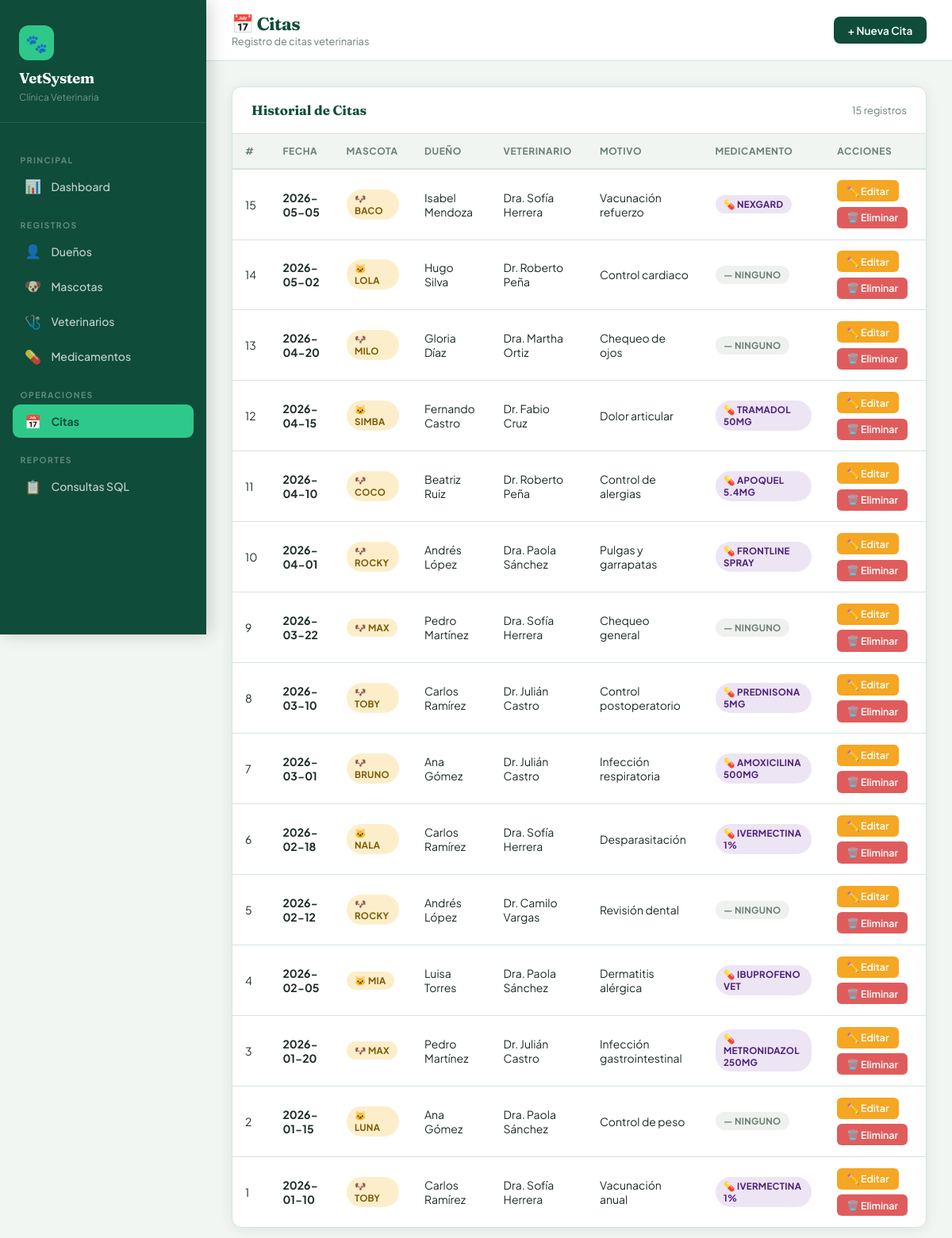
Screenshot of /citas/index.php with the database file from the repository.
### tables this page shows
CREATE TABLE CITA (
  ID_Cita    INT AUTO_INCREMENT PRIMARY KEY,
  Fecha      DATE NOT NULL,
  Motivo     VARCHAR(200),
  ID_Mascota INT NOT NULL,
  ID_Vet     INT NOT NULL,
  ID_Med     INT DEFAULT NULL,
  created_at TIMESTAMP DEFAULT CURRENT_TIMESTAMP,
  CONSTRAINT fk_cita_mascota FOREIGN KEY (ID_Mascota)
    REFERENCES MASCOTA(ID_Mascota) ON DELETE CASCADE ON UPDATE CASCADE,
  CONSTRAINT fk_cita_vet FOREIGN KEY (ID_Vet)
    REFERENCES VETERINARIO(ID_Vet) ON DELETE CASCADE ON UPDATE CASCADE,
  CONSTRAINT fk_cita_med FOREIGN KEY (ID_Med)
    REFERENCES MEDICAMENTO(ID_Med) ON DELETE SET NULL ON UPDATE CASCADE
);

CREATE TABLE MASCOTA (
  ID_Mascota      INT AUTO_INCREMENT PRIMARY KEY,
  Nombre          VARCHAR(80) NOT NULL,
  Especie         VARCHAR(50),
  Raza            VARCHAR(50),
  FechaNacimiento DATE,
  ID_Dueno        INT NOT NULL,
  created_at      TIMESTAMP DEFAULT CURRENT_TIMESTAMP,
  CONSTRAINT fk_mascota_dueno FOREIGN KEY (ID_Dueno)
    REFERENCES DUENO(ID_Dueno) ON DELETE CASCADE ON UPDATE CASCADE
);

CREATE TABLE VETERINARIO (
  ID_Vet       INT AUTO_INCREMENT PRIMARY KEY,
  Nombre       VARCHAR(100) NOT NULL,
  Especialidad VARCHAR(80),
  Horario      VARCHAR(50),
  Telefono     VARCHAR(20),
  NumLicencia  VARCHAR(30) UNIQUE,
  created_at   TIMESTAMP DEFAULT CURRENT_TIMESTAMP
);

CREATE TABLE MEDICAMENTO (
  ID_Med      INT AUTO_INCREMENT PRIMARY KEY,
  Nombre      VARCHAR(100) NOT NULL,
  Dosis       VARCHAR(50),
  Precio      DECIMAL(8,2) DEFAULT 0.00,
  Stock       INT DEFAULT 0,
  Descripcion TEXT,
  created_at  TIMESTAMP DEFAULT CURRENT_TIMESTAMP
);

### citas/index.php (the view, shortened to what this page needs)
<?php
$root = '../';
$conn = getConexion();
$citas = $conn->query("
    SELECT C.ID_Cita, C.Fecha, C.Motivo,
           M.Nombre  AS Mascota,  M.Especie,
           CONCAT(D.Nombre,' ',D.Apellido) AS Dueno,
           V.Nombre  AS Veterinario,
           Med.Nombre AS Medicamento
    FROM CITA C
    JOIN MASCOTA     M   ON C.ID_Mascota = M.ID_Mascota
    JOIN DUENO       D   ON M.ID_Dueno   = D.ID_Dueno
    JOIN VETERINARIO V   ON C.ID_Vet     = V.ID_Vet
    LEFT JOIN MEDICAMENTO Med ON C.ID_Med = Med.ID_Med
    ORDER BY C.Fecha DESC
");
?>
<!DOCTYPE html>
<html lang="es">
<head>
  <link rel="stylesheet" href="<?= $root ?>assets/css/style.css">
</head>
<body>
<?php include $root . 'includes/sidebar.php'; ?>
<div class="main">
  <div class="topbar">
    <div>
      <h1>📅 Citas</h1>
      <div class="breadcrumb">Registro de citas veterinarias</div>
    </div>
    <a href="crear.php" class="btn btn-primary">+ Nueva Cita</a>
  </div>
  <div class="content">
    <div class="card">
      <div class="card-header">
        <h3>Historial de Citas</h3>
        <span style="font-size:.8rem;color:var(--muted);"><?= $citas->num_rows ?> registros</span>
      </div>
      <div class="table-responsive">
        <table>
          <thead>
            <tr>
              <th>#</th><th>Fecha</th><th>Mascota</th><th>Dueño</th>
              <th>Veterinario</th><th>Motivo</th><th>Medicamento</th><th>Acciones</th>
            </tr>
          </thead>
          <tbody>
            <?php while ($c = $citas->fetch_assoc()): ?>
            <tr>
              <td><?= $c['ID_Cita'] ?></td>
              <td><strong><?= $c['Fecha'] ?></strong></td>
              <td>
                <?php
                $emoji = match(strtolower($c['Especie'] ?? '')) {
                    'perro' => '🐶', 'gato' => '🐱', default => '🐾'
                };
                ?>
                <span class="badge badge-amber"><?= $emoji ?> <?= htmlspecialchars($c['Mascota']) ?></span>
              </td>
              <td><?= htmlspecialchars($c['Dueno']) ?></td>
              <td><?= htmlspecialchars($c['Veterinario']) ?></td>
              <td><?= htmlspecialchars($c['Motivo']) ?></td>
              <td>
                <?php if ($c['Medicamento']): ?>
                  <span class="badge badge-purple">💊 <?= htmlspecialchars($c['Medicamento']) ?></span>
                <?php else: ?>
                  <span class="badge badge-gray">— ninguno</span>
                <?php endif; ?>
              </td>
              <td>
                <div class="btn-group">
                  <a href="editar.php?id=<?= $c['ID_Cita'] ?>" class="btn btn-warning btn-sm">✏️ Editar</a>
                  <a href="index.php?eliminar=<?= $c['ID_Cita'] ?>" class="btn btn-danger btn-sm"
                     onclick="return confirm('¿Eliminar esta cita?')">🗑️ Eliminar</a>
                </div>
              </td>
            </tr>
            <?php endwhile; ?>
          </tbody>
        </table>
      </div>
    </div>
  </div>
</div>
</body>
</html>

### assets/css/style.css (style rules this page uses)
:root { --primary: #0f4c3a; --primary-mid: #1a6b52; --accent: #2ec98a; --amber: #f5a623; --danger: #e05c5c; --bg: #f2f6f3; --white: #ffffff; --card: #ffffff; --text: #1c2b25; --muted: #6b7f75; --border: #d6e5dd; --sidebar-w: 260px; --radius: 12px; --shadow: 0 2px 16px rgba(15,76,58,.10); --shadow-md: 0 4px 24px rgba(15,76,58,.16); }
*, *::before, *::after { box-sizing: border-box; margin: 0; padding: 0; }
body { font-family: 'Plus Jakarta Sans', sans-serif; background: var(--bg); color: var(--text); min-height: 100vh; display: flex; }
.main { margin-left: var(--sidebar-w); flex: 1; min-height: 100vh; display: flex; flex-direction: column; }
.topbar { background: var(--white); border-bottom: 1px solid var(--border); padding: 1rem 2rem; display: flex; align-items: center; justify-content: space-between; }
.topbar h1 { font-family: 'Fraunces', serif; font-size: 1.4rem; font-weight: 700; color: var(--primary); letter-spacing: -.5px; }
.topbar .breadcrumb { font-size: .8rem; color: var(--muted); }
.content { padding: 2rem; flex: 1; }
.card { background: var(--card); border-radius: var(--radius); box-shadow: var(--shadow); border: 1px solid var(--border); overflow: hidden; }
.card-header { padding: 1.2rem 1.5rem; border-bottom: 1px solid var(--border); display: flex; align-items: center; justify-content: space-between; gap: 1rem; }
.card-header h3 { font-family: 'Fraunces', serif; font-size: 1.05rem; color: var(--primary); font-weight: 700; }
.table-responsive { overflow-x: auto; }
table { width: 100%; border-collapse: collapse; font-size: .875rem; }
thead tr { background: #f0f5f2; }
thead th { padding: .85rem 1rem; text-align: left; font-weight: 700; font-size: .75rem; letter-spacing: .6px; text-transform: uppercase; color: var(--muted); white-space: nowrap; border-bottom: 2px solid var(--border); }
tbody tr { border-bottom: 1px solid var(--border); transition: background .15s; }
tbody td { padding: .85rem 1rem; color: var(--text); vertical-align: middle; }
tbody tr:last-child { border-bottom: none; }
.btn { display: inline-flex; align-items: center; gap: .4rem; padding: .55rem 1.1rem; border-radius: 8px; font-size: .85rem; font-weight: 600; font-family: inherit; cursor: pointer; border: none; text-decoration: none; transition: all .18s; white-space: nowrap; }
.btn-primary { background: var(--primary); color: #fff; }
.btn-warning { background: var(--amber); color: #fff; }
.btn-danger { background: var(--danger); color: #fff; }
.btn-sm { padding: .35rem .75rem; font-size: .78rem; border-radius: 6px; }
.btn-group { display: flex; gap: .4rem; flex-wrap: wrap; }
.badge { display: inline-flex; align-items: center; padding: .25rem .65rem; border-radius: 20px; font-size: .72rem; font-weight: 700; letter-spacing: .3px; text-transform: uppercase; }
.badge-amber { background: #fdeecb; color: #7a5a00; }
.badge-purple { background: #ede4f4; color: #4a1e7a; }
.badge-gray { background: #eef1ee; color: var(--muted); }

### rows the page displays
cita: ID_Cita "15", Fecha "2026-05-05", ID_Mascota.Especie "🐶", ID_Mascota.Nombre "BACO", Dueno "Isabel Mendoza", ID_Vet.Nombre "Dra. Sofía Herrera", Motivo "Vacunación refuerzo", ID_Med.Nombre "NEXGARD"
cita: ID_Cita "14", Fecha "2026-05-02", ID_Mascota.Especie "🐱", ID_Mascota.Nombre "LOLA", Dueno "Hugo Silva", ID_Vet.Nombre "Dr. Roberto Peña", Motivo "Control cardiaco", shows "— NINGUNO"
cita: ID_Cita "13", Fecha "2026-04-20", ID_Mascota.Especie "🐶", ID_Mascota.Nombre "MILO", Dueno "Gloria Díaz", ID_Vet.Nombre "Dra. Martha Ortiz", Motivo "Chequeo de ojos", shows "— NINGUNO"
cita: ID_Cita "12", Fecha "2026-04-15", ID_Mascota.Especie "🐱", ID_Mascota.Nombre "SIMBA", Dueno "Fernando Castro", ID_Vet.Nombre "Dr. Fabio Cruz", Motivo "Dolor articular", ID_Med.Nombre "TRAMADOL 50MG"
cita: ID_Cita "11", Fecha "2026-04-10", ID_Mascota.Especie "🐶", ID_Mascota.Nombre "COCO", Dueno "Beatriz Ruiz", ID_Vet.Nombre "Dr. Roberto Peña", Motivo "Control de alergias", ID_Med.Nombre "APOQUEL 5.4MG"
cita: ID_Cita "10", Fecha "2026-04-01", ID_Mascota.Especie "🐶", ID_Mascota.Nombre "ROCKY", Dueno "Andrés López", ID_Vet.Nombre "Dra. Paola Sánchez", Motivo "Pulgas y garrapatas", ID_Med.Nombre "FRONTLINE SPRAY"
cita: ID_Cita "9", Fecha "2026-03-22", ID_Mascota.Especie "🐶", ID_Mascota.Nombre "MAX", Dueno "Pedro Martínez", ID_Vet.Nombre "Dra. Sofía Herrera", Motivo "Chequeo general", shows "— NINGUNO"
cita: ID_Cita "8", Fecha "2026-03-10", ID_Mascota.Especie "🐶", ID_Mascota.Nombre "TOBY", Dueno "Carlos Ramírez", ID_Vet.Nombre "Dr. Julián Castro", Motivo "Control postoperatorio", ID_Med.Nombre "PREDNISONA 5MG"
cita: ID_Cita "7", Fecha "2026-03-01", ID_Mascota.Especie "🐶", ID_Mascota.Nombre "BRUNO", Dueno "Ana Gómez", ID_Vet.Nombre "Dr. Julián Castro", Motivo "Infección respiratoria", ID_Med.Nombre "AMOXICILINA 500MG"
cita: ID_Cita "6", Fecha "2026-02-18", ID_Mascota.Especie "🐱", ID_Mascota.Nombre "NALA", Dueno "Carlos Ramírez", ID_Vet.Nombre "Dra. Sofía Herrera", Motivo "Desparasitación", ID_Med.Nombre "IVERMECTINA 1%"
cita: ID_Cita "5", Fecha "2026-02-12", ID_Mascota.Especie "🐶", ID_Mascota.Nombre "ROCKY", Dueno "Andrés López", ID_Vet.Nombre "Dr. Camilo Vargas", Motivo "Revisión dental", shows "— NINGUNO"
cita: ID_Cita "4", Fecha "2026-02-05", ID_Mascota.Especie "🐱", ID_Mascota.Nombre "MIA", Dueno "Luisa Torres", ID_Vet.Nombre "Dra. Paola Sánchez", Motivo "Dermatitis alérgica", ID_Med.Nombre "IBUPROFENO VET"
cita: ID_Cita "3", Fecha "2026-01-20", ID_Mascota.Especie "🐶", ID_Mascota.Nombre "MAX", Dueno "Pedro Martínez", ID_Vet.Nombre "Dr. Julián Castro", Motivo "Infección gastrointestinal", ID_Med.Nombre "METRONIDAZOL 250MG"
cita: ID_Cita "2", Fecha "2026-01-15", ID_Mascota.Especie "🐱", ID_Mascota.Nombre "LUNA", Dueno "Ana Gómez", ID_Vet.Nombre "Dra. Paola Sánchez", Motivo "Control de peso", shows "— NINGUNO"
cita: ID_Cita "1", Fecha "2026-01-10", ID_Mascota.Especie "🐶", ID_Mascota.Nombre "TOBY", Dueno "Carlos Ramírez", ID_Vet.Nombre "Dra. Sofía Herrera", Motivo "Vacunación anual", ID_Med.Nombre "IVERMECTINA 1%"

### other values shown
$citas->num_rows "15"
